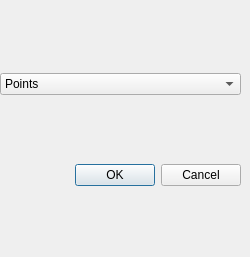
<?xml version="1.0" encoding="UTF-8"?>
<ui version="4.0">
 <class>DeleteObjectDialog</class>
 <widget class="QDialog" name="DeleteObjectDialog">
  <property name="geometry">
   <rect>
    <x>0</x>
    <y>0</y>
    <width>250</width>
    <height>257</height>
   </rect>
  </property>
  <property name="windowTitle">
   <string>Delete</string>
  </property>
  <widget class="QWidget" name="verticalLayoutWidget">
   <property name="geometry">
    <rect>
     <x>0</x>
     <y>10</y>
     <width>241</width>
     <height>241</height>
    </rect>
   </property>
   <layout class="QVBoxLayout" name="verticalLayout">
    <item>
     <widget class="QComboBox" name="comboBoxObjectType">
      <item>
       <property name="text">
        <string>Points</string>
       </property>
      </item>
      <item>
       <property name="text">
        <string>Lines</string>
       </property>
      </item>
      <item>
       <property name="text">
        <string>Supports</string>
       </property>
      </item>
     </widget>
    </item>
    <item>
     <layout class="QVBoxLayout" name="mainLayout">
      <item>
       <widget class="QDialogButtonBox" name="buttonBox">
        <property name="orientation">
         <enum>Qt::Horizontal</enum>
        </property>
        <property name="standardButtons">
         <set>QDialogButtonBox::Cancel|QDialogButtonBox::Ok</set>
        </property>
       </widget>
      </item>
     </layout>
    </item>
   </layout>
  </widget>
 </widget>
 <resources/>
 <connections/>
</ui>
